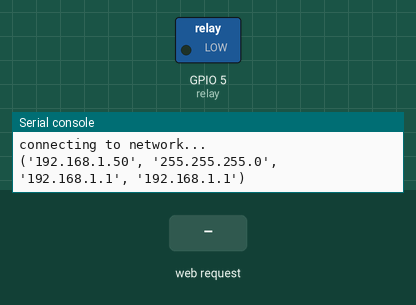
A program run on a simulated ESP32 board running MicroPython. On the bench: switched loads named in the program (green lamp = pin HIGH), the last lines printed to the serial console. The inputs (shaded band) are chosen by the test bench. WiFi joins after 1.5 s.

Above: at 2.7 s.
2.8 s: HTTP request GET /?device=on received
At 3.6 s:
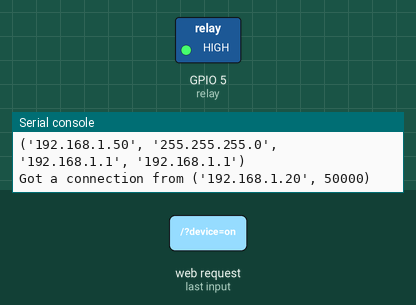
4.3 s: HTTP request GET /?device=off received
At 4.7 s:
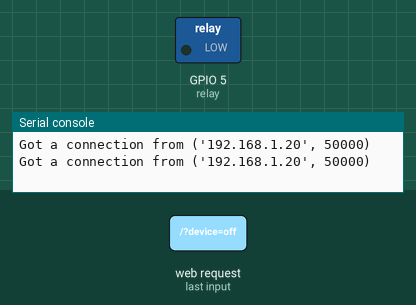
Timing chart, 0 to 7.3 s (numbered marks = the images above; inputs shaded):
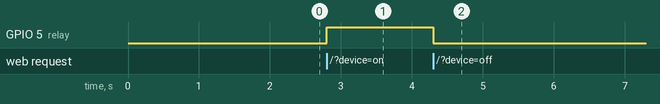

The program:

ESP32SimpleWebtoCTRL_Relay.py
```python
import network         # 匯入 network 模組以使用網路功能
import socket          # 匯入 socket 模組以建立網路連接
from machine import Pin # 匯入 machine 模組中的 Pin 類來控制硬體腳位

# 設定 Wi-Fi 的 SSID 和密碼
ssid='NCNUIOT'
pwd='12345678'

# 設定為站點模式 (STA_IF) 的 Wi-Fi 物件
wifi = network.WLAN(network.STA_IF)

# 檢查是否已連接到 Wi-Fi
if not wifi.isconnected():	#如果以連接上網路
    print('connecting to network...')  # 打印連接信息
    wifi.active(True)                  # 啟用 Wi-Fi 連接
    wifi.connect(ssid, pwd)            # 連接到指定的 Wi-Fi 網路
    while not wifi.isconnected():      # 等待連接成功
        pass

print(wifi.ifconfig())                 # 打印連接成功後的網路配置

# 創建一個網路套接字
s = socket.socket(socket.AF_INET, socket.SOCK_STREAM)	#創建 Socket 物件，
#使用 socket.socket() 方法來創建一個新的 socket 物件。這個方法需要兩個參數：
#AF_INET：表示使用 IPv4 地址。
#SOCK_STREAM：表示使用 TCP 協議。

s.bind(('', 80))                        # 綁定到本機 IP 和埠 80
#使用 bind() 方法來綁定 socket 到一個特定的地址和埠。這個方法需要一個元組作為參數，包含 IP 地址和埠號。
s.listen(5)                             # 設定最多允許 5 個連接
#使用 listen() 方法使 socket 開始監聽進入的連接。參數指定可以排隊的最大連接數


relay = Pin(5, Pin.OUT)                   # 創建一個控制 GPIO5 的 Pin 物件作為輸出
relay.value(0)                            # 將 繼電器模組 的初始狀態設為關閉 (0)

gpio_state = 'OFF'                      # 設定 繼電器模組 的狀態為關閉

# 定義一個返回 HTML 網頁的函數
def web_page():
    if relay.value() == 1:                # 檢查 LED 的狀態
        gpio_state = 'ON'               # 如果 繼電器模組 開啟，設為 'ON'
    else:
        gpio_state = 'OFF'              # 如果 繼電器模組 關閉，設為 'OFF'

    # 定義 HTML 頁面內容
    html ="""
    <html>
        <head lang=\'zh-tw\'>
            <meta charset = \'UTF-8\'>
            <title>MicroPython Web Server modified from 動手玩MicroPython- ESP32物聯網互動設計</title>
            <meta name="viewport" content="width=device-width, initial-scale=1">
            <style>
                html{font-family: Helvetica;display:inline-block;margin:0px auto;text-align:center;}
                h1{color: #0F3376; padding:2vh;}
                p{font-size:1.5rem;}
                .button{
                    background-color:Yellow;
                    border:none;
                    border-radius:4px;
                    color:blue;
                    padding:none;
                    font-size:30px;
                    margin:2px;
                    cursor:pointer;
                    width:240px;
                    height:100px;}
                .button2{background-color:Green;}
            </style>
        </head>
        <body>
            <h1>MicroPython Web Server modified from 動手玩MicroPython- ESP32物聯網互動設計 written by 楊明豐</h1>
            <p>Relay Status: """ + gpio_state + """</p>  <!-- 顯示當前 LED 的狀態 -->
            <a href="/?device=on"><button class="button">ON</button></a>  <!-- LED 開啟按鈕 -->
            <a href="/?device=off"><button class="button button2">OFF</button></a>  <!-- LED 關閉按鈕 -->
        </body>
        </html>
    """
    return html                         # 返回 HTML 字串

while True:	#永久迴圈，使其網頁在一直等待再被連接狀態
    client, addr = s.accept()           # 接受來自客戶端的連接
    #使用 accept() 方法來接受一個新的連接。此方法會阻塞直到有新的連接，返回一個新的 socket 物件和客戶端地址。
    print('Got a connection from %s' % str(addr))  # 打印客戶端地址
    request = client.recv(1024)         # 接收客戶端的請求數據
    #使用 recv() 方法從客戶端接收數據。此方法需要指定最多接收的字節數
    request = str(request)              # 將請求數據轉換為字串
    device_on = request.find('/?device=on')   # 查找是否有開啟 繼電器模組 的請求
    device_off = request.find('/?device=off') # 查找是否有關閉 繼電器模組 的請求

    if device_on == 6:                     # 如果請求中包含 '/?device=on'
        relay.value(1)                    # 開啟 繼電器模組
    if device_off == 6:                    # 如果請求中包含 '/?device=off'
        relay.value(0)                    # 關閉 繼電器模組

    response = web_page()               # 生成 HTML 回應
    #使用 send() 或 sendall() 方法向客戶端發送數據。
    client.send('HTTP/1.1 200 OK\n')    # 發送 HTTP 回應狀態
    client.send('Content-Type: text/html\n') # 發送內容類型
    client.send('Connection: close\n\n')     # 關閉連接
    client.sendall(response)            # 發送所有 HTML 回應
    client.close()                      # 關閉客戶端連接，使用 close() 方法關閉 socket 連接。
```

Measured:
- after the input at 2.8 s, GPIO 5 (relay): LOW → HIGH at once
- after the input at 4.3 s, GPIO 5 (relay): HIGH → LOW at once
